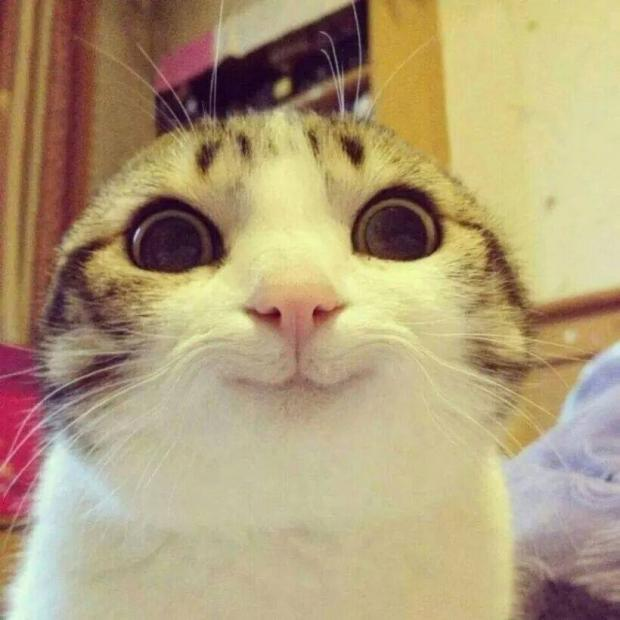
#> input picture OpenCV_Basic/catto.jpg, 620 x 620 px
$ jupyter execute --allow-errors video_mouse_event.ipynb   (text cells are left out)
#> lines starting #> are read from the running program, lines starting #| are printed output that depends on the picture; pictures that were not available may be replaced by others from this repository, and a replacement may not be noted
[cell 1]
import numpy as np
import cv2
import pandas as pd
import datetime

[cell 2]
events = [i for i in dir(cv2) if 'EVENT' in i]
print(events)

[cell 3]
#mouse call back function to read mouse events
#x, y is the coordinates of click
def click_event(event, x, y, flags, params):
    if event == cv2.EVENT_LBUTTONDOWN:
        print(x, y)
        #coordinate = str(x)+' '+str(y)
        #font = cv2.FONT_HERSHEY_SIMPLEX
        #cv2.putText(img, coordinate, (x, y), font, 1, (255,255,255), 1)
        cv2.imshow('image', img)

[cell 4]
img = np.zeros((512, 512, 3), np.uint8)
cv2.imshow('image', img)

cv2.setMouseCallback('image', click_event)
cv2.waitKey(0)
cv2.destroyAllWindows()

[cell 5]
#creating a drawing tool
draw = False #left click will activate draw
mode = True #'m' will toggle mode
ix, iy = -1, -1 #no negative pixel is valid

def draw_shape(event, x, y, flags, params):
    global draw, mode, ix, iy
    if event == cv2.EVENT_LBUTTONDOWN:
        draw = True
        ix, iy = x, y

    elif event == cv2.EVENT_MOUSEMOVE:
        if draw == True:
            if mode == True:
                cv2.rectangle(img, (ix, iy), (x, y), (0,255,0), -1)
            else:
                cv2.circle(img, (x,y), 5, (0,0,255), -1)

    elif event == cv2.EVENT_LBUTTONUP:
        draw = False
        if mode == True:
            cv2.rectangle(img, (ix, iy), (x, y), (0,255,0), -1)
        else:
            cv2.circle(img, (x,y), 5, (0,0,255), -1)

[cell 6]
img = cv2.imread('catto.jpg')
#> img is the input picture: shape (620, 620, 3); mean B, G, R 120.8, 156.8, 175.9
cv2.namedWindow('catto')
cv2.setMouseCallback('catto', draw_shape)

while(1):
    cv2.imshow('catto', img)
    k = cv2.waitKey(1) & 0xFF
#> (key Esc is pressed here)
    if k == ord('m'):
        mode = not mode
    elif k == 27:
        break

cv2.destroyAllWindows()

[cell 7]
img = cv2.imread('turtle.jpg')
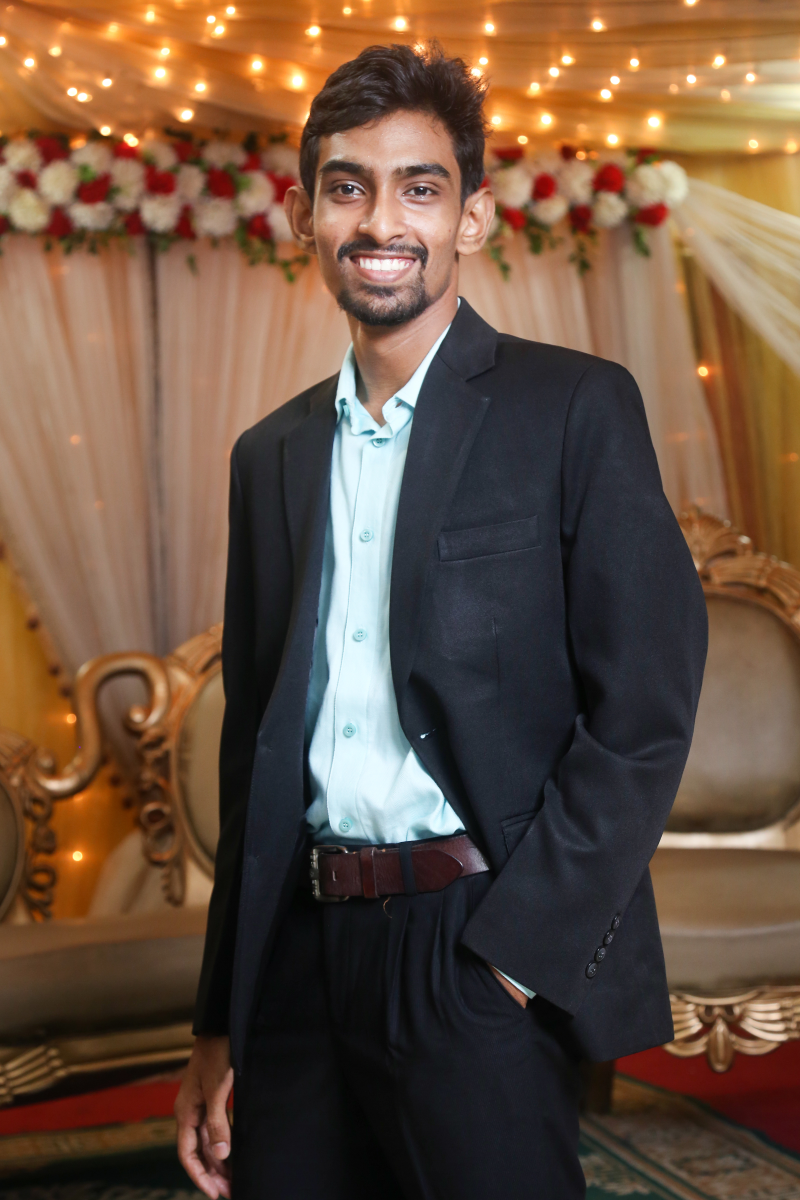
#> input picture OpenCV_Basic/test.jpg, 2400 x 3600 px, given in place of turtle.jpg, which was not available (shown at 1/3 size)
#> img is the input picture: shape (3600, 2400, 3); mean B, G, R 64, 81.7, 106.4
cv2.namedWindow('image')
cv2.setMouseCallback('image', click_event)

while (1):
    cv2.imshow('image', img)
    k = cv2.waitKey(1) & 0xFF
#> (key Esc is pressed here)
    if k == 27:
        break
cv2.destroyAllWindows()

[cell 8]
img = cv2.imread('turtle.jpg')

b, g, r = cv2.split(img)
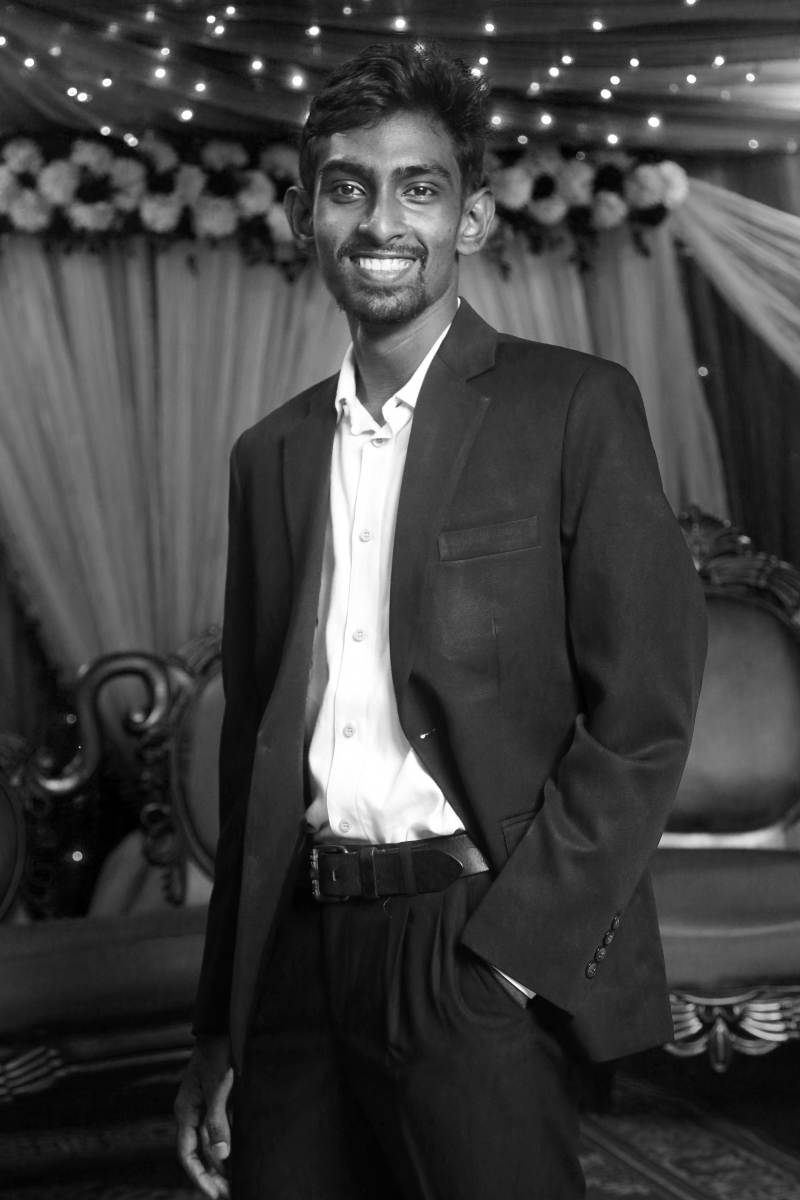
#> b: shape (3600, 2400) (shown at 1/3 size); min 0, max 255, mean 64
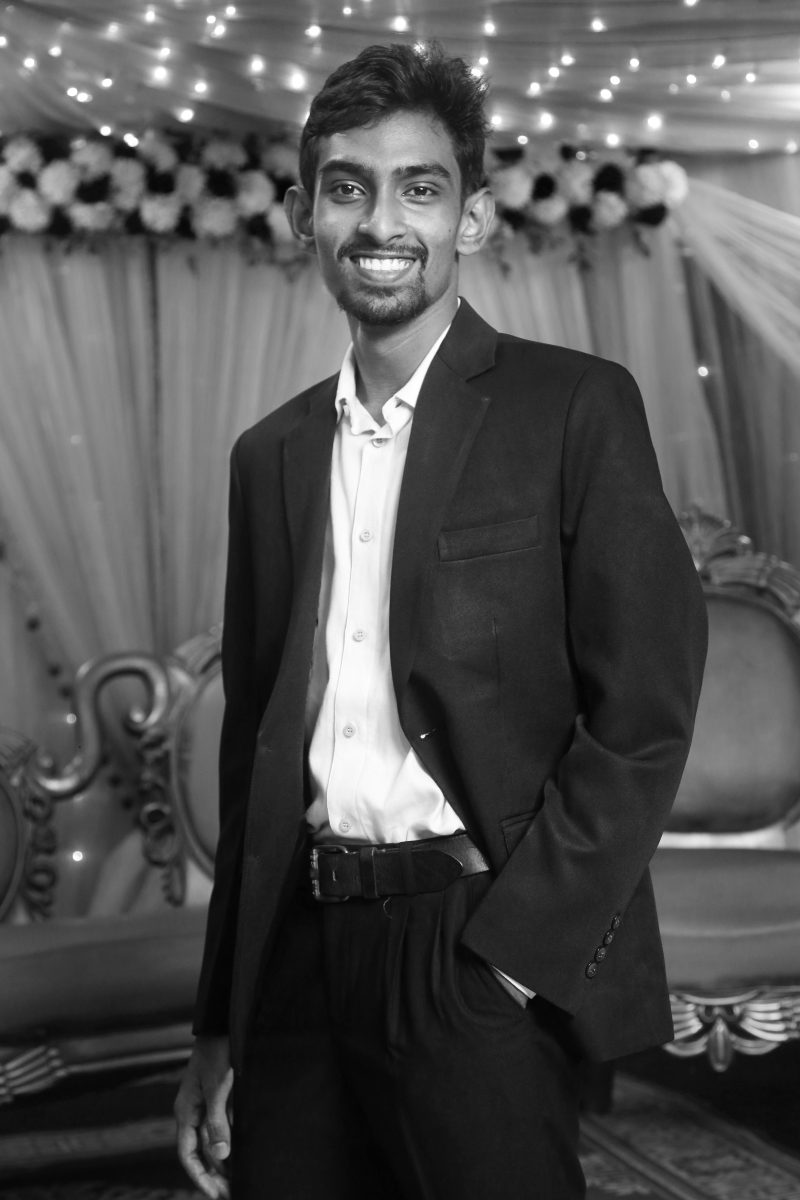
#> g: shape (3600, 2400) (shown at 1/3 size); min 1, max 255, mean 81.7
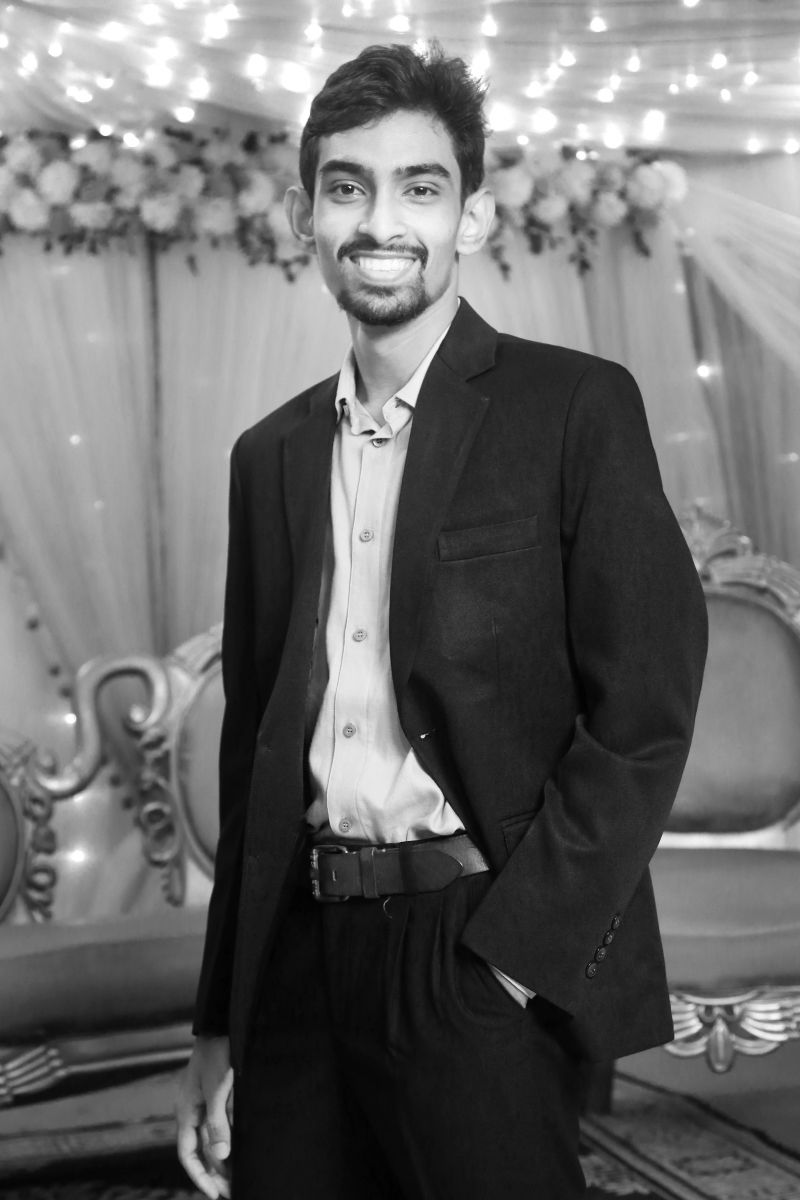
#> r: shape (3600, 2400) (shown at 1/3 size); min 0, max 255, mean 106.4
img = cv2.merge((b, g, r))

image = np.zeros((512, 512, 3), np.uint8)
ROI = img[293:679, 715:1280]  #must be y1:y2, x1:x2 format
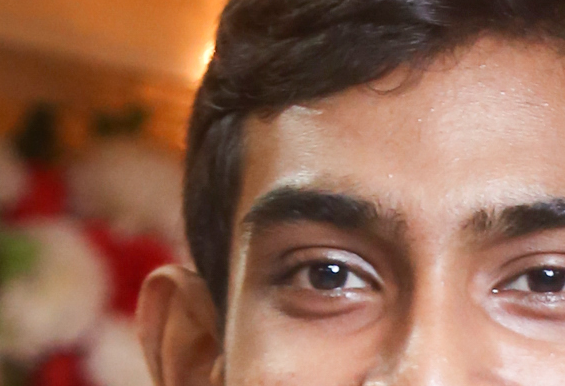
#> ROI: shape (386, 565, 3); mean B, G, R 82.1, 102.8, 146.6
#> (the rest of this cell did not finish here and is left out)
